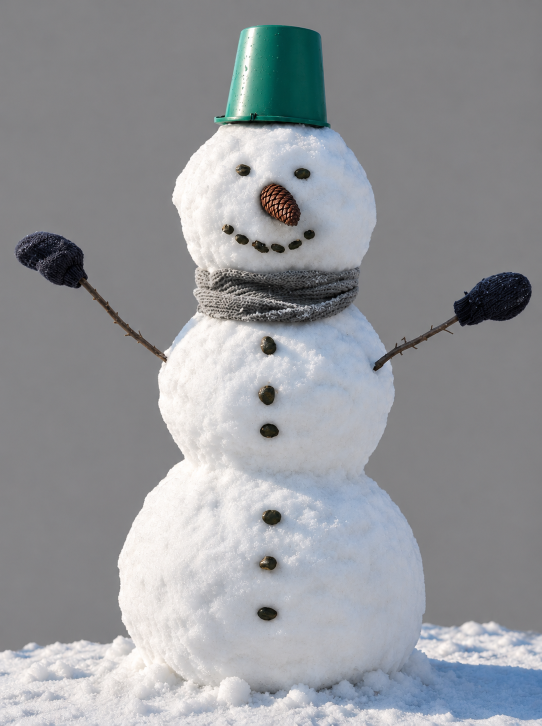
#> input picture Chaadaev/Шишка_21x9/референсы/элементы/snowman_nose_v3.png, 1084 x 1451 px, found by its file name (shown at 1/2 size)
$ python comp_nose.py 1.0 1.0 5 5 '../референсы/элементы/snowman_nose_v3.png' '../референсы/элементы/snowman_FINAL_nonose.png'
#> lines starting #> are read from the running program, lines starting #| are printed output that depends on the picture; after the words box and inside, x2 and y2 are one past the last pixel; in counts of white or black regions, pixels touching at a corner belong together
import sys, numpy as np
from PIL import Image, ImageFilter, ImageDraw
v3=Image.open('snowman_nose_v3.png').convert('RGB')
#> v3 is the input picture: PIL image 1084x1451 RGB; mean R, G, B 148.3, 150.5, 154.3
nn=Image.open('snowman_FINAL_nonose.png').convert('RGB').resize(v3.size,Image.LANCZOS)
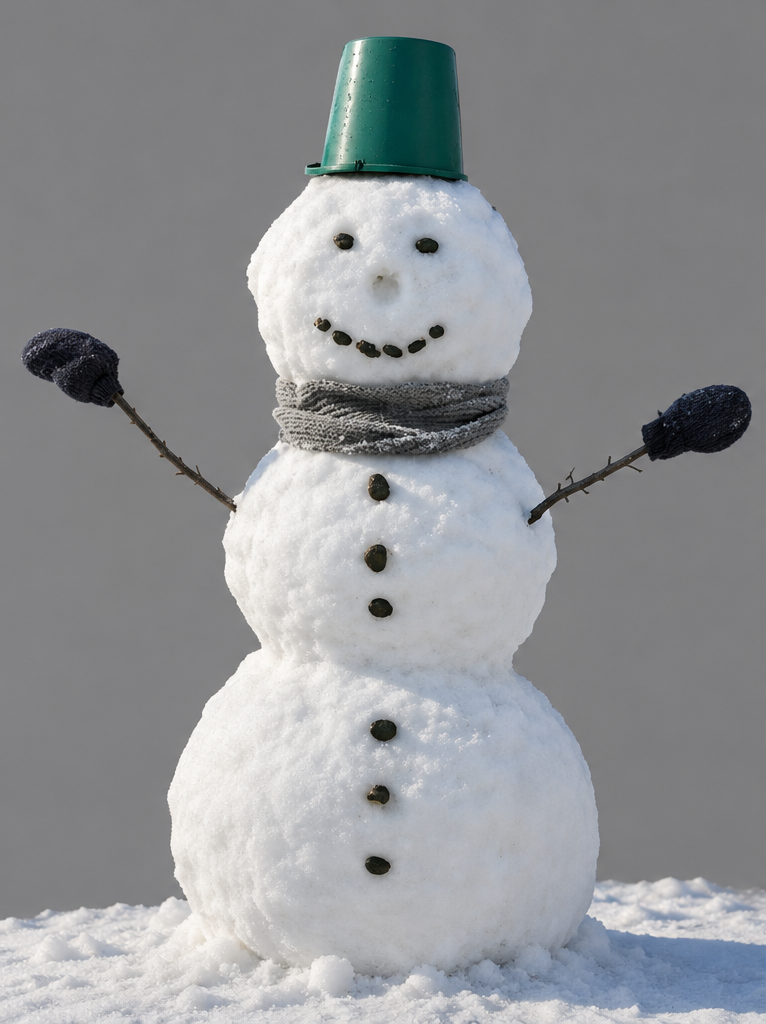
#> input picture Chaadaev/Шишка_21x9/референсы/элементы/snowman_FINAL_nonose.png, 766 x 1024 px, found by its file name
L=float(sys.argv[1]); ang=float(sys.argv[2]); cx,cy=int(sys.argv[3]),int(sys.argv[4]); out=sys.argv[5]
# 1) стереть старый нос: заплатка лица из версии без носа, мягкая маска-эллипс
mask=Image.new('L',v3.size,0); ImageDraw.Draw(mask).ellipse((505,352,620,468),fill=255); mask=mask.filter(ImageFilter.GaussianBlur(10))
#> after `mask = Image.new('L', v3.size, 0)`: mask: PIL image 1084x1451 L; every value is 0
#> after `ImageDraw.Draw(mask).ellipse((505, 352, 620, 468), fill=255)`:
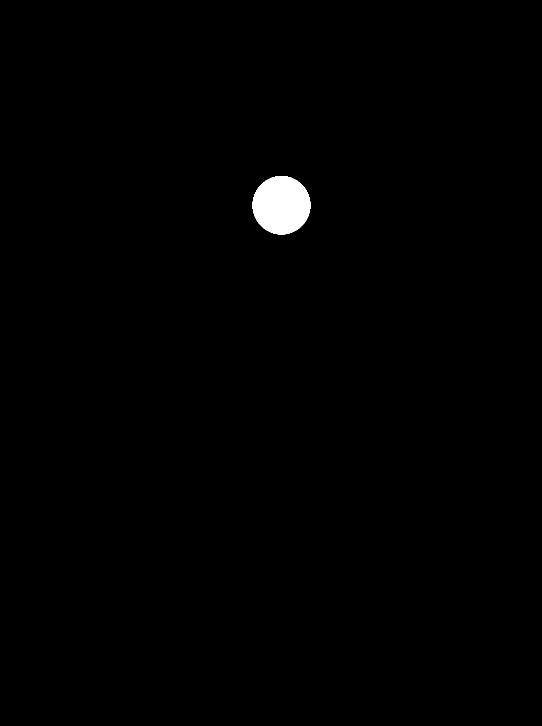
#> mask: PIL image 1084x1451 L (shown at 1/2 size); 0.68% white; 1 white region, box (x1, y1, x2, y2) and area: (505, 352, 621, 469) 10640
base=Image.composite(nn,v3,mask)
base.crop((470,320,660,500)).resize((570,540)).save(out.replace('.png','_patch.jpg'))
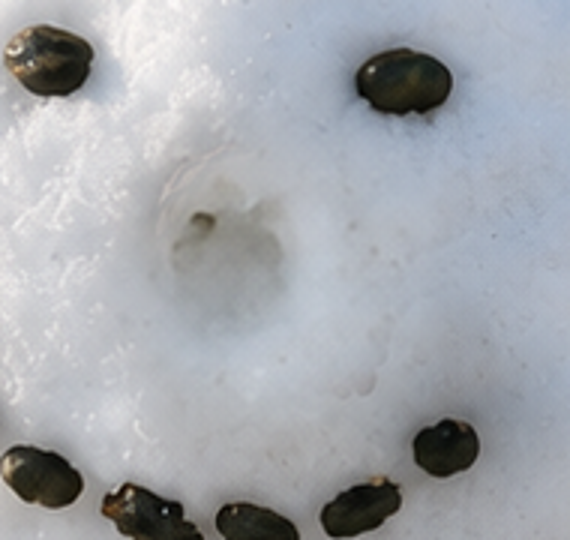
#> saved as snowman_nose_v3_patch.jpg: PIL image 570x540 RGB; mean R, G, B 164.2, 167.4, 172.6
# 2) шишка A, матовая
cone=Image.open(sys.argv[6]).convert('RGBA'); cone=cone.crop((0,0,735,cone.height))
#> after `cone = cone.crop((0, 0, 735, cone.height))`:
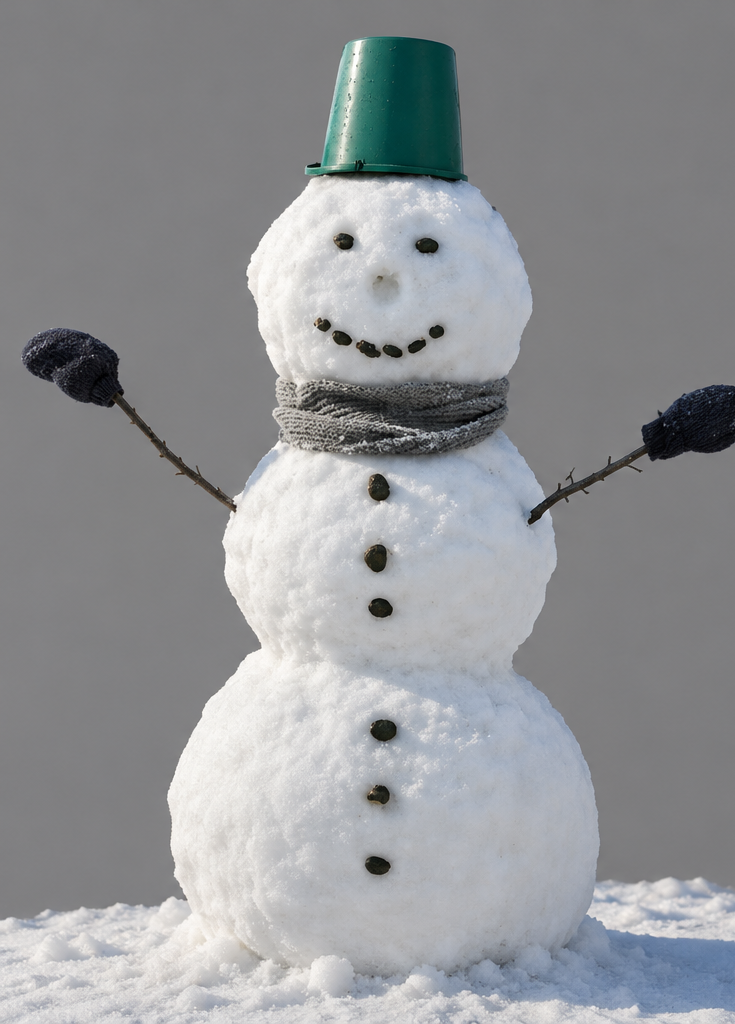
#> cone: PIL image 735x1024 RGBA; mean R, G, B, A 146.4, 148.3, 151, 255
arr=np.asarray(cone.convert('RGB')).astype(float); lum=arr.mean(2,keepdims=True)
#> after `lum = arr.mean(2, keepdims=True)`:
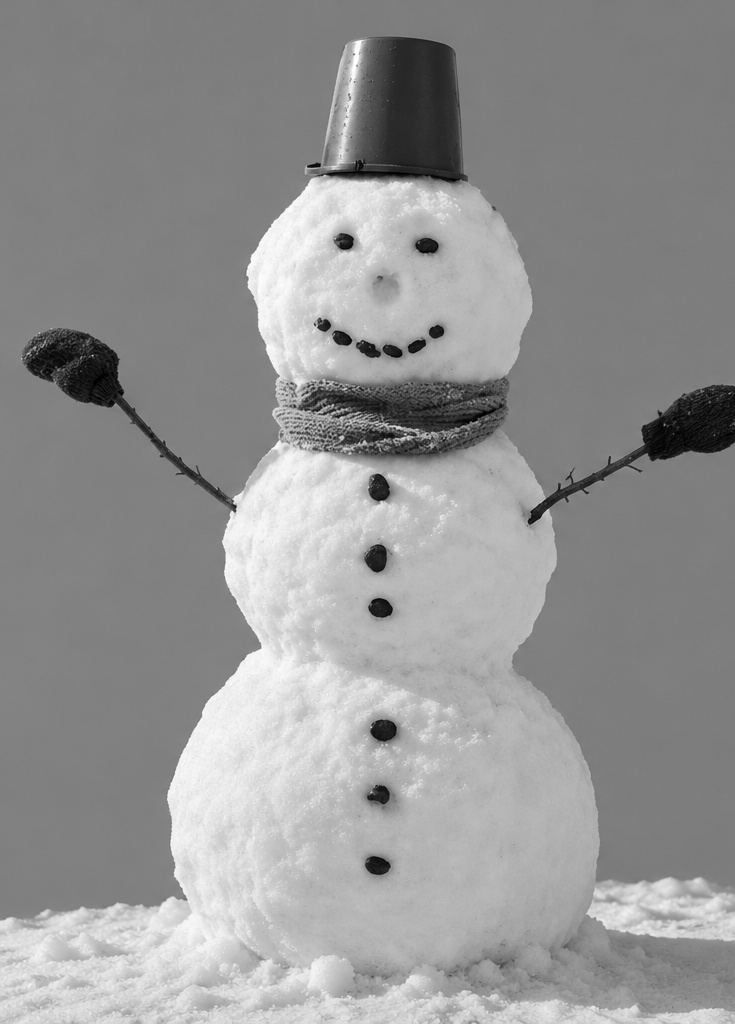
#> lum: shape (1024, 735, 1) float64; min 0, max 255, mean 148.6
hi=np.clip((lum-110)/80,0,1); arr=arr*(1-0.45*hi); g=arr.mean(2,keepdims=True); arr=(arr*0.85+g*0.15)*0.97
#> after `hi = np.clip((lum - 110) / 80, 0, 1)`:
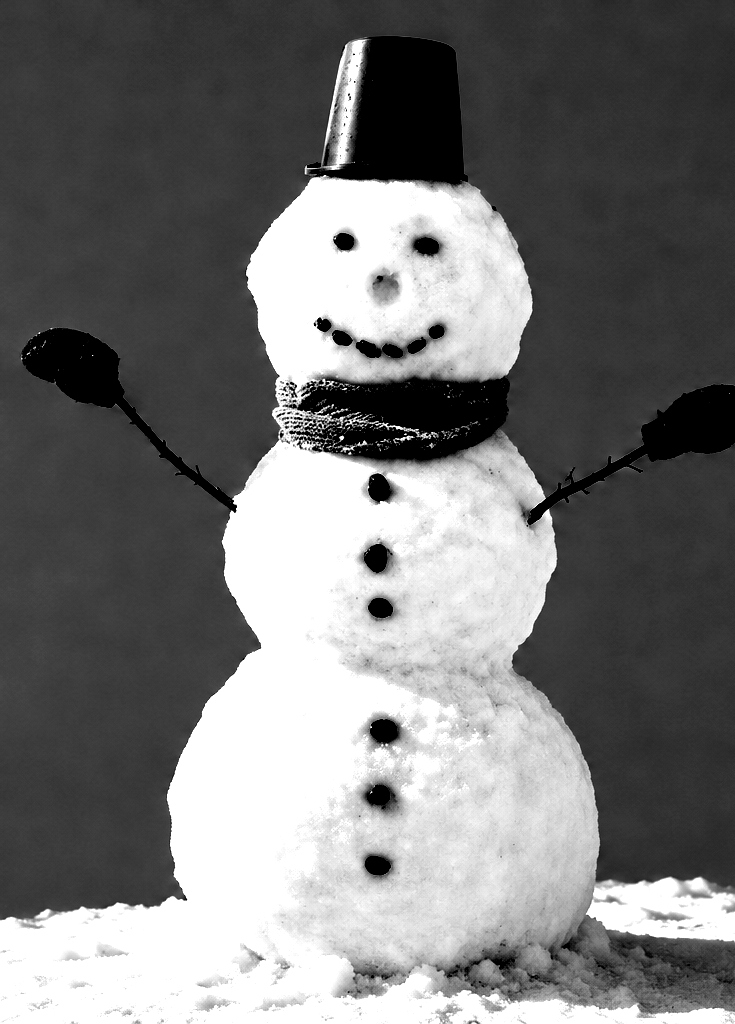
#> hi: shape (1024, 735, 1) float64; min 0, max 1, mean 0.465
#> after `g = arr.mean(2, keepdims=True)`:
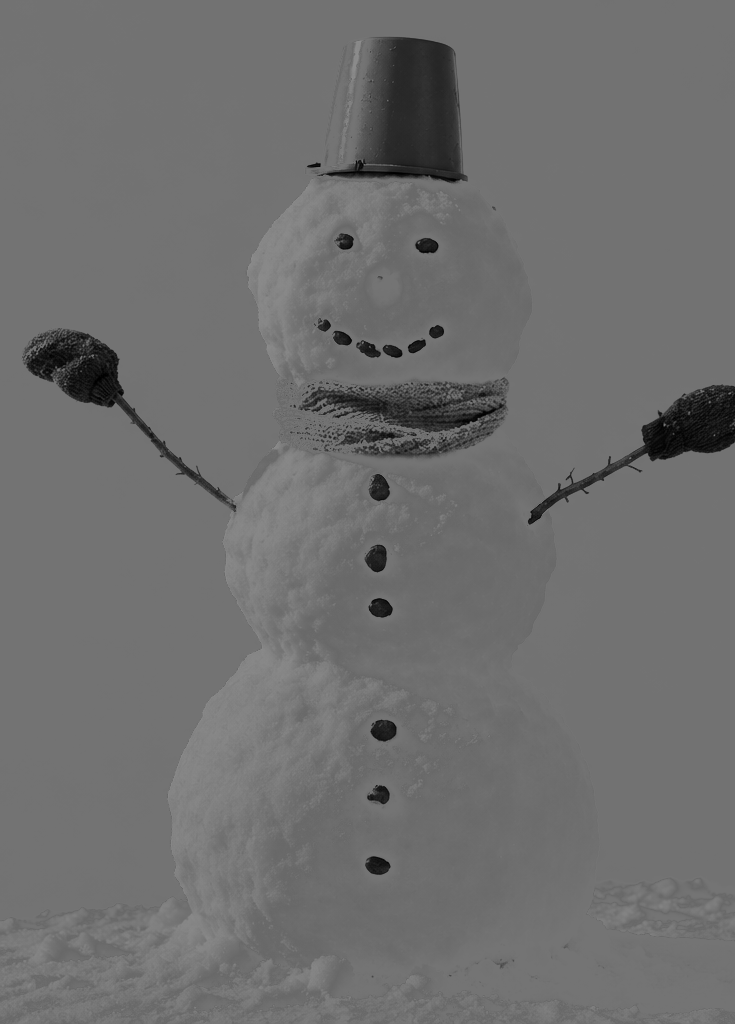
#> g: shape (1024, 735, 1) float64; min 0, max 140.2, mean 111
cone=Image.merge('RGBA',(*Image.fromarray(np.clip(arr,0,255).astype(np.uint8)).split(),cone.getchannel('A')))
s=L/cone.width; cone=cone.resize((int(cone.width*s),int(cone.height*s)),Image.LANCZOS).rotate(ang,expand=True,resample=Image.BICUBIC)
#> after `s = L / cone.width`: s = 0.00136
#> (the run stopped early here; a loop or call above may not have finished)
